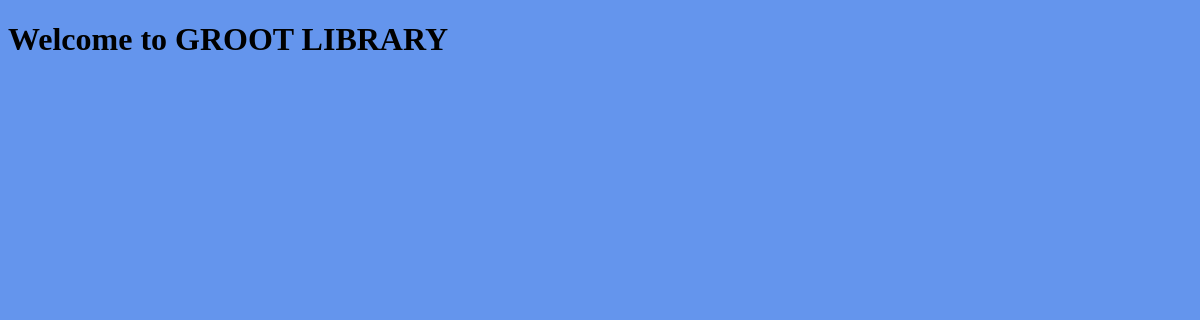
/books/, run on an earlier commit of the app's database.
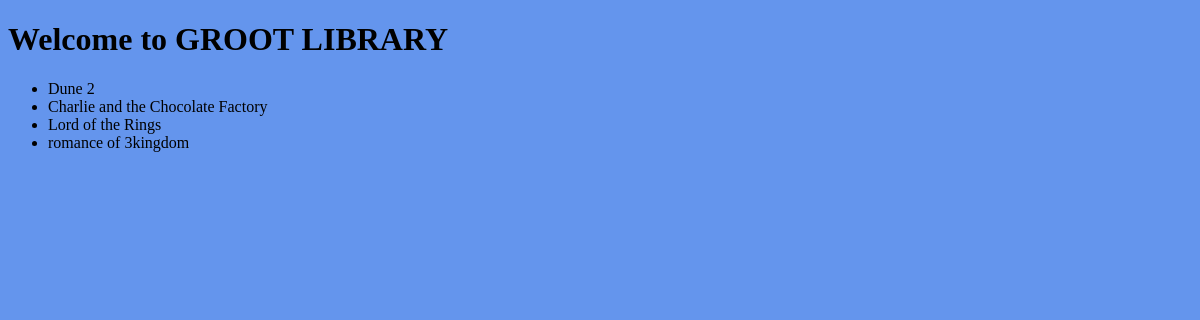
And on a later commit of the database.
### books/models.py (models this page shows, shortened)
class Book(models.Model):
    title = models.CharField(blank=False, max_length=255)
    ISBN = models.CharField(blank=False, max_length=255)
    desc = models.TextField(blank=False)

### books/views.py (the view)
# urls.py: path('books/', books.views.index),
def index(request):
    books = Book.objects.all()
    return render(request, 'books/index-template.html', {
        'books': books
    })

### books/templates/books/index-template.html (shortened to what this page needs)
{% load static %}
<!DOCTYPE html>
<html lang="en">
<head>
    <link rel="stylesheet" href="{% static 'style.css' %}">
</head>
<body>
    <h1>Welcome to GROOT LIBRARY</h1>
    <ul>
        {%for book in books%}
        <li>{{book.title}}</li>
        {%endfor%}
    </ul>
</body>
</html>

### static/style.css (style rules this page uses)
body { background-color: cornflowerblue; }

What changed in the data, as far as the page shows it:
added Book: title "Dune 2"
added Book: title "Charlie and the Chocolate Factory"
added Book: title "Lord of the Rings"
added Book: title "romance of 3kingdom"
